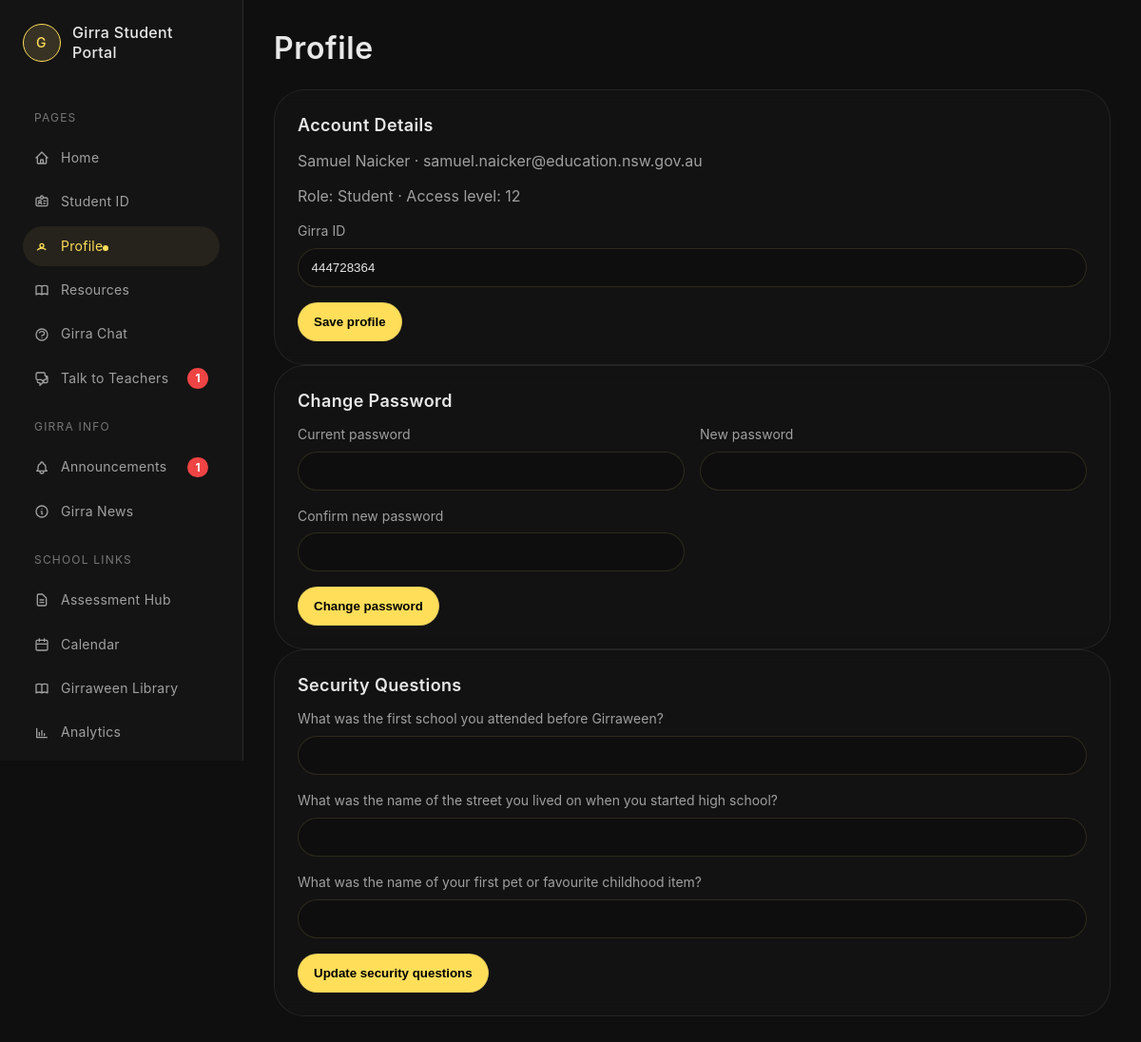
/profile (signed in), run on an earlier commit of the app's database.
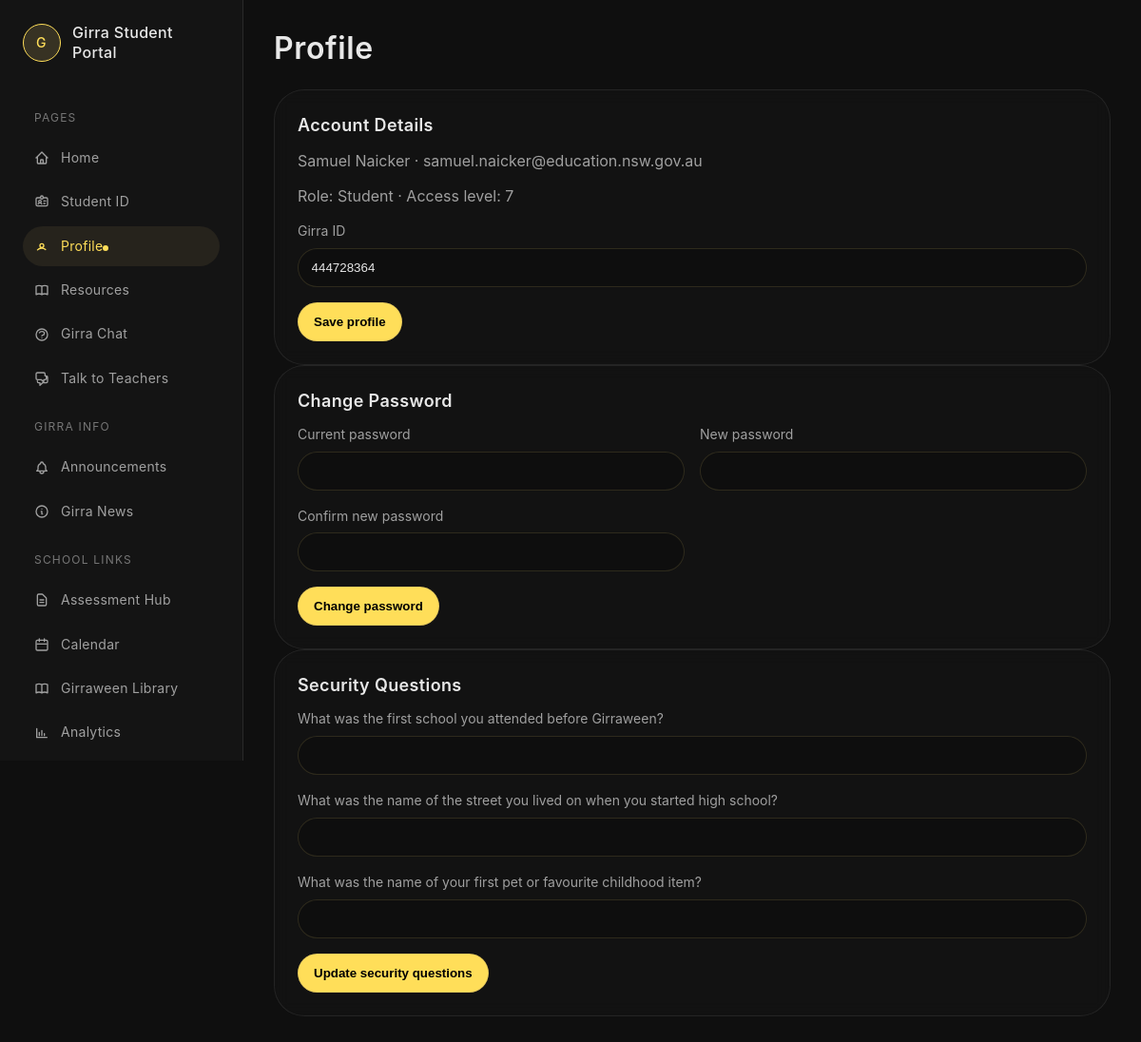
And on a later commit of the database.
### tables this page shows
CREATE TABLE users (
    id INTEGER PRIMARY KEY AUTOINCREMENT,
    first_name TEXT NOT NULL,
    last_name TEXT NOT NULL,
    email TEXT NOT NULL UNIQUE,
    password_hash TEXT NOT NULL,
    access_level TEXT NOT NULL CHECK(access_level IN ('7','8','9','10','11','12','T')),
    created_at TEXT DEFAULT (datetime('now'))
, student_number TEXT, role TEXT NOT NULL DEFAULT 'student');

### app.py (the view, shortened to what this page needs)
@app.route('/profile', methods=['GET', 'POST'])
def profile():
    if not session.get('logged_in'):
        return redirect(url_for('login'))
    ensure_security_questions_table()
    user_id = session.get('user_id')
    message = None
    error = None
    conn = get_db()
    cur = conn.cursor()
    cur.execute("SELECT first_name, last_name, email, student_number, access_level, role FROM users WHERE id = ?", (user_id,))
    user = cur.fetchone()
    conn.close()
    return render_template(
        'profile.html',
        user=user,
        questions=SECURITY_QUESTIONS,
        message=message,
        error=error
    )

### app.py (called while the page is built)
def csrf_token():
    token = session.get("_csrf_token")
    if not token:
        token = secrets.token_urlsafe(32)
        session["_csrf_token"] = token
    return token

def harden_sqlite_permissions(db_path: str):
    if os.name == "posix" and os.path.exists(db_path):
        os.chmod(db_path, stat.S_IRUSR | stat.S_IWUSR)

def harden_project_databases():
    harden_sqlite_permissions("girra_portal.db")
    harden_sqlite_permissions("knowledge.db")

def get_db():
    conn = sqlite3.connect("girra_portal.db")
    conn.row_factory = sqlite3.Row
    return conn

def ensure_security_questions_table():
    ensure_portal_tables()

def can_access(user_level: str, min_level: str) -> bool:
    return LEVEL_ORDER.get(user_level, 0) >= LEVEL_ORDER.get(min_level, 0)

def current_role() -> str:
    return session.get("role", "teacher" if session.get("access_level") == "T" else "student")

def is_teacher() -> bool:
    return current_role() == "teacher" and session.get("access_level") == "T"

def is_admin() -> bool:
    return current_role() == "admin"

### templates/profile.html (shortened to what this page needs)
<!DOCTYPE html>
<html lang="en">
<head>
    <link rel="stylesheet" href="{{ url_for('static', filename='styles/global.css') }}">
    <link rel="stylesheet" href="{{ url_for('static', filename='styles/home.css') }}">
    <link rel="stylesheet" href="{{ url_for('static', filename='styles/pages.css') }}">
</head>
<body>
    <div class="dashboard">
        {% include 'sidebar.html' %}
        <main class="main-content">
            <div class="page-container">
                <h1 class="page-title">Profile</h1>
                <div class="info-panel">
                    <h3>Account Details</h3>
                    <p class="muted-text">{{ user.first_name }} {{ user.last_name }} &middot; {{ user.email }}</p>
                    <p class="muted-text">Role: {{ user.role|title }} &middot; Access level: {{ user.access_level }}</p>
                    <form class="portal-form" method="post">
                        <label>Girra ID
                            <input name="student_number" value="{{ user.student_number or '' }}" maxlength="9" placeholder="9 digit barcode number">
                        </label>
                        <button class="portal-button" type="submit">Save profile</button>
                    </form>
                </div>
                <div class="info-panel">
                    <h3>Change Password</h3>
                    <form class="portal-form" method="post">
                        <div class="form-grid-2">
                            <label>Current password
                                <input name="current_password" type="password" required>
                            </label>
                            <label>New password
                                <input name="new_password" type="password" required>
                            </label>
                            <label>Confirm new password
                                <input name="confirm_password" type="password" required>
                            </label>
                        </div>
                        <button class="portal-button" type="submit">Change password</button>
                    </form>
                </div>
                <div class="info-panel">
                    <h3>Security Questions</h3>
                    <form class="portal-form" method="post">
                        {% for question in questions %}
                        <label>{{ question.text }}
                            <input name="security_{{ question.key }}" required>
                        </label>
                        {% endfor %}
                        <button class="portal-button" type="submit">Update security questions</button>
                    </form>
                </div>
            </div>
        </main>
    </div>
</body>
</html>

What changed in the data, as far as the page shows it:
changed users "Samuel": access_level "12" → "7"
Also different on the page:
{{ notifications.teacher_chat }}: "1" → (not shown)
{{ notifications.announcements }}: "1" → (not shown)
